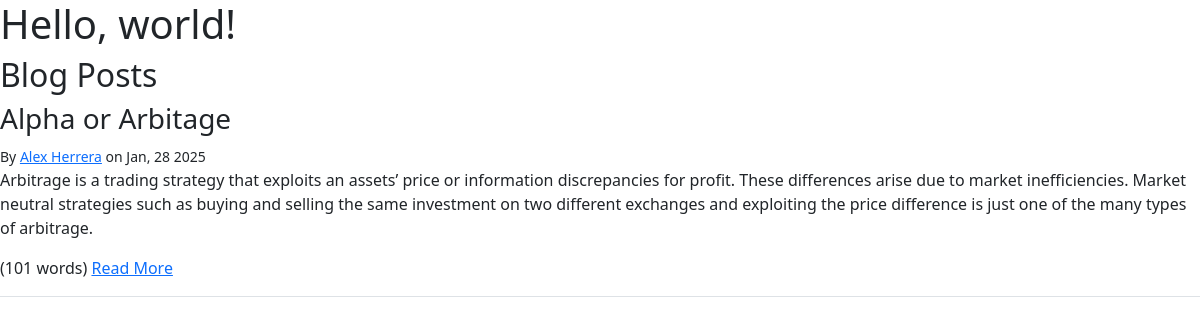
The app's page /, older data.
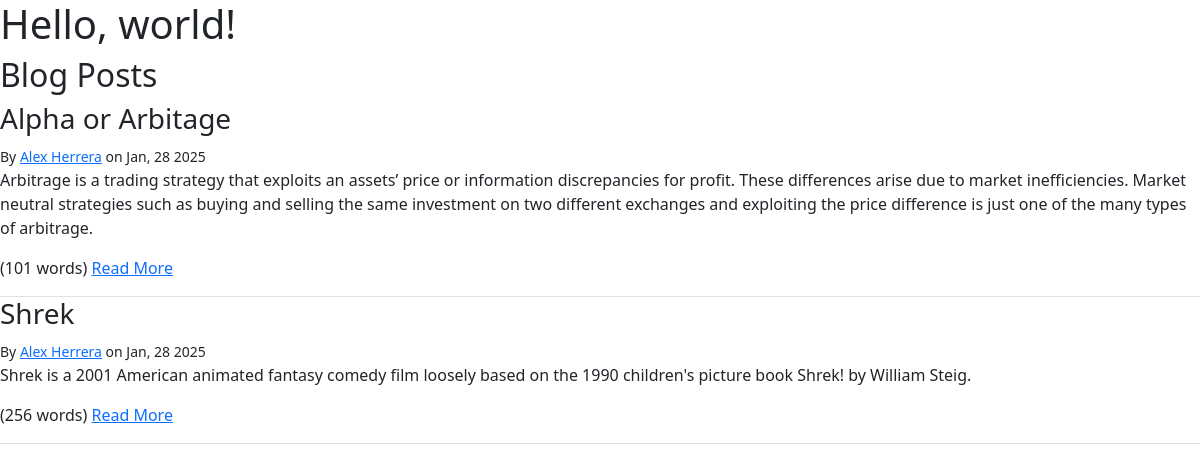
The same page, newer data.
### blog/models.py (models this page shows, shortened)
class Post(models.Model):
    author = models.ForeignKey(settings.AUTH_USER_MODEL, on_delete=models.PROTECT)
    created_at = models.DateTimeField(auto_now_add=True)
    modified_at = models.DateTimeField(auto_now=True)
    published_at = models.DateTimeField(blank=True, null=True)
    title = models.TextField(max_length=100)
    slug = models.SlugField()
    summary = models.TextField(max_length=500)
    content = models.TextField()
    tags = models.ManyToManyField(Tag, related_name="posts")
    comments = GenericRelation(Comment)

### blog/views.py (the view)
# urls.py: path('', blog.views.index),
def index(request):
    posts = Post.objects.filter(published_at__lte=timezone.now())
    return render(request, "blog/index.html", {"posts": posts})

### blog/templatetags/blog_extras.py (called while the page is built)
@register.filter
def author_details(author, current_user=None):
    if not isinstance(author, user_model):  # to check if we are working with an User
        return ""
    if author == current_user:
        return format_html("<strong>me</strong>")
    if author.first_name and author.last_name:
        name = f"{author.first_name} {author.last_name}"
    else:
        name = f"{author.username}"
    if author.email:
        prefix = format_html('<a href="mailto:{}">', author.email)
        suffix = format_html("</a>")
    else:
        prefix = ""
        suffix = ""
    return format_html("{}{}{}", prefix, name, suffix)

@register.simple_tag
def row(extra_classes=None):
    return format_html('<div class="row {}">', extra_classes)

@register.simple_tag
def endrow():
    return format_html("</div>")

### templates/blog/index.html
{% extends "base.html" %}
{% load blog_extras %}
{% block content %}
  <h2>Blog Posts</h2>
  {% for post in posts %}
    {% row "border-bottom" %}
      <div class="col">
        <h3>{{ post.title }}</h3>
        {% include "blog/post-byline.html" %}
        <p>{{ post.summary }}</p>
        <p>
            ({{ post.content|wordcount }} words)
            <a href="{% url "blog-post-detail" post.slug %}">Read More</a>
        </p>
      </div>
    {% endrow %}
  {% endfor %}
{% endblock %}

### templates/base.html (shortened to what this page needs)
<!doctype html>
<html lang="en">
  <head>
    <link
      href="https://cdn.jsdelivr.net/npm/bootstrap@5.0.2/dist/css/bootstrap.min.css"
      rel="stylesheet"
    />
  </head>
  <body>
    <h1>Hello, world!</h1>
    {% block content %} {% endblock %}
  </body>
</html>

### templates/blog/post-byline.html
{% load blog_extras %}
<small>
  By {{ post.author|author_details:request.user }} on {{ post.published_at|date:"M, d Y" }}
</small>

Row changes from the older to the newer data that the page shows:
added Post: title "Shrek", author|author_details "Alex Herrera", published_at "Jan, 28 2025", summary "Shrek is a 2001 American animated fantasy comedy film loosely based on the 1990 children's picture book Shrek! by William Steig.", content "256"
